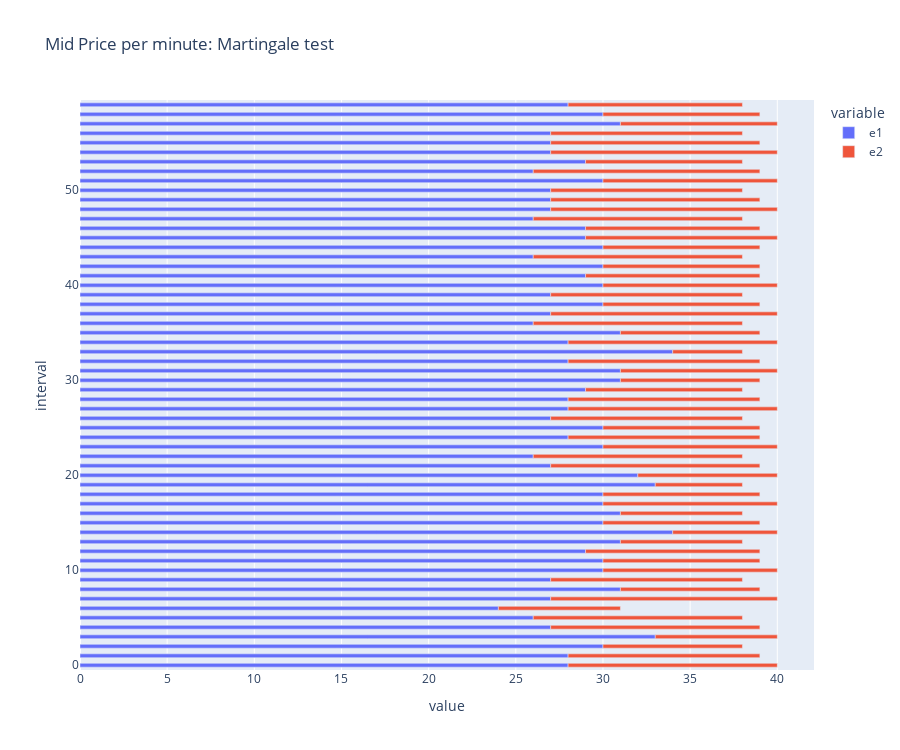

Source (notebook cell):
### Code cell
fig = px.bar(mid_exp1_h, x=['e1','e2'], y='interval',orientation='h',
             title='Mid Price per minute: Martingale test',height=750)
fig.update_layout(barmode='relative', bargap=0.60,bargroupgap=0.0)
fig.show()

### Figure 1 — Plotly figure (JSON) as saved in the notebook; plotly's stock layout.template omitted (floating-point values rounded to 4 significant figures)
{"data": [{"alignmentgroup": "True", "hovertemplate": "variable=e1<br>value=%{x}<br>interval=%{y}<extra></extra>", "legendgroup": "e1", "marker": {"color": "#636efa", "pattern": {"shape": ""}}, "name": "e1", "offsetgroup": "e1", "orientation": "h", "showlegend": true, "textposition": "auto", "type": "bar", "x": [28, 28, 30, 33, 27, 26, 24, 27, 31, 27, 30, 30, 29, 31, 34, 30, 31, 30, 30, 33, 32, 27, 26, 30, 28, 30, 27, 28, 28, 29, 31, 31, 28, 34, 28, 31, 26, 27, 30, 27, 30, 29, 30, 26, 30, 29, 29, 26, 27, 27, 27, 30, 26, 29, 27, 27, 27, 31, 30, 28], "xaxis": "x", "y": [0, 1, 2, 3, 4, 5, 6, 7, 8, 9, 10, 11, 12, 13, 14, 15, 16, 17, 18, 19, 20, 21, 22, 23, 24, 25, 26, 27, 28, 29, 30, 31, 32, 33, 34, 35, 36, 37, 38, 39, 40, 41, 42, 43, 44, 45, 46, 47, 48, 49, 50, 51, 52, 53, 54, 55, 56, 57, 58, 59], "yaxis": "y"}, {"alignmentgroup": "True", "hovertemplate": "variable=e2<br>value=%{x}<br>interval=%{y}<extra></extra>", "legendgroup": "e2", "marker": {"color": "#EF553B", "pattern": {"shape": ""}}, "name": "e2", "offsetgroup": "e2", "orientation": "h", "showlegend": true, "textposition": "auto", "type": "bar", "x": [12, 11, 8, 7, 12, 12, 7, 13, 8, 11, 10, 9, 10, 7, 6, 9, 7, 10, 9, 5, 8, 12, 12, 10, 11, 9, 11, 12, 11, 9, 8, 9, 11, 4, 12, 8, 12, 13, 9, 11, 10, 10, 9, 12, 9, 11, 10, 12, 13, 12, 11, 10, 13, 9, 13, 12, 11, 9, 9, 10], "xaxis": "x", "y": [0, 1, 2, 3, 4, 5, 6, 7, 8, 9, 10, 11, 12, 13, 14, 15, 16, 17, 18, 19, 20, 21, 22, 23, 24, 25, 26, 27, 28, 29, 30, 31, 32, 33, 34, 35, 36, 37, 38, 39, 40, 41, 42, 43, 44, 45, 46, 47, 48, 49, 50, 51, 52, 53, 54, 55, 56, 57, 58, 59], "yaxis": "y"}], "layout": {"bargap": 0.6, "bargroupgap": 0, "barmode": "relative", "height": 750, "legend": {"title": {"text": "variable"}, "tracegroupgap": 0}, "title": {"text": "Mid Price per minute: Martingale test"}, "xaxis": {"anchor": "y", "domain": [0, 1], "title": {"text": "value"}}, "yaxis": {"anchor": "x", "domain": [0, 1], "title": {"text": "interval"}}}}
